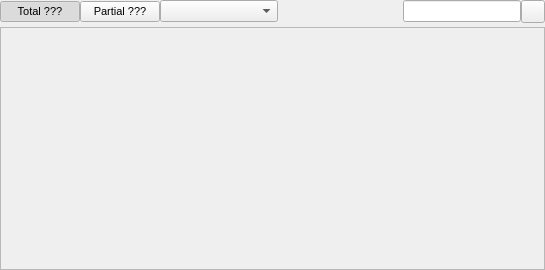
<?xml version="1.0" encoding="UTF-8"?>
<ui version="4.0">
 <class>AccumulateModuleWidget</class>
 <widget class="QWidget" name="AccumulateModuleWidget">
  <property name="geometry">
   <rect>
    <x>0</x>
    <y>0</y>
    <width>545</width>
    <height>270</height>
   </rect>
  </property>
  <property name="sizePolicy">
   <sizepolicy hsizetype="Expanding" vsizetype="Expanding">
    <horstretch>0</horstretch>
    <verstretch>0</verstretch>
   </sizepolicy>
  </property>
  <property name="font">
   <font>
    <pointsize>8</pointsize>
   </font>
  </property>
  <property name="windowTitle">
   <string>Accumulate Controls</string>
  </property>
  <layout class="QVBoxLayout" name="verticalLayout">
   <property name="spacing">
    <number>4</number>
   </property>
   <property name="leftMargin">
    <number>0</number>
   </property>
   <property name="topMargin">
    <number>0</number>
   </property>
   <property name="rightMargin">
    <number>0</number>
   </property>
   <property name="bottomMargin">
    <number>0</number>
   </property>
   <item>
    <layout class="QHBoxLayout" name="horizontalLayout_2">
     <property name="spacing">
      <number>0</number>
     </property>
     <item>
      <widget class="QPushButton" name="TotalButton">
       <property name="toolTip">
        <string>Show the total F(Q) formed from the partial S(Q)</string>
       </property>
       <property name="text">
        <string>Total ???</string>
       </property>
       <property name="checkable">
        <bool>true</bool>
       </property>
       <property name="checked">
        <bool>true</bool>
       </property>
       <property name="autoExclusive">
        <bool>true</bool>
       </property>
      </widget>
     </item>
     <item>
      <widget class="QPushButton" name="PartialsButton">
       <property name="toolTip">
        <string>Show the partial S(Q) from Fourier transform of the target partial g(r)</string>
       </property>
       <property name="text">
        <string>Partial ???</string>
       </property>
       <property name="checkable">
        <bool>true</bool>
       </property>
       <property name="checked">
        <bool>false</bool>
       </property>
       <property name="autoExclusive">
        <bool>true</bool>
       </property>
      </widget>
     </item>
     <item>
      <widget class="QComboBox" name="ModuleTargetCombo">
       <property name="sizePolicy">
        <sizepolicy hsizetype="Expanding" vsizetype="Fixed">
         <horstretch>0</horstretch>
         <verstretch>0</verstretch>
        </sizepolicy>
       </property>
      </widget>
     </item>
     <item>
      <spacer name="horizontalSpacer_2">
       <property name="orientation">
        <enum>Qt::Horizontal</enum>
       </property>
       <property name="sizeHint" stdset="0">
        <size>
         <width>40</width>
         <height>20</height>
        </size>
       </property>
      </spacer>
     </item>
     <item>
      <widget class="QLabel" name="FilterIcon">
       <property name="sizePolicy">
        <sizepolicy hsizetype="Minimum" vsizetype="Minimum">
         <horstretch>0</horstretch>
         <verstretch>0</verstretch>
        </sizepolicy>
       </property>
       <property name="maximumSize">
        <size>
         <width>16</width>
         <height>16</height>
        </size>
       </property>
       <property name="text">
        <string/>
       </property>
       <property name="pixmap">
        <pixmap resource="../../../gui/main.qrc">:/general/icons/filter.svg</pixmap>
       </property>
       <property name="scaledContents">
        <bool>true</bool>
       </property>
      </widget>
     </item>
     <item>
      <widget class="QLineEdit" name="FilterEdit">
       <property name="toolTip">
        <string>Filter displayed partials by text / atomtype</string>
       </property>
      </widget>
     </item>
     <item>
      <widget class="QToolButton" name="ClearFilterButton">
       <property name="toolTip">
        <string>Clear partial filter</string>
       </property>
       <property name="text">
        <string/>
       </property>
       <property name="icon">
        <iconset resource="../../../gui/main.qrc">
         <normaloff>:/general/icons/cross.svg</normaloff>:/general/icons/cross.svg</iconset>
       </property>
      </widget>
     </item>
    </layout>
   </item>
   <item>
    <widget class="QFrame" name="PlotFrame">
     <property name="sizePolicy">
      <sizepolicy hsizetype="Expanding" vsizetype="Expanding">
       <horstretch>0</horstretch>
       <verstretch>0</verstretch>
      </sizepolicy>
     </property>
     <property name="acceptDrops">
      <bool>true</bool>
     </property>
     <property name="frameShape">
      <enum>QFrame::StyledPanel</enum>
     </property>
     <property name="frameShadow">
      <enum>QFrame::Sunken</enum>
     </property>
     <layout class="QHBoxLayout" name="horizontalLayout_7">
      <property name="spacing">
       <number>0</number>
      </property>
      <property name="leftMargin">
       <number>0</number>
      </property>
      <property name="topMargin">
       <number>0</number>
      </property>
      <property name="rightMargin">
       <number>0</number>
      </property>
      <property name="bottomMargin">
       <number>0</number>
      </property>
      <item>
       <widget class="DataWidget" name="PlotWidget" native="true"/>
      </item>
     </layout>
    </widget>
   </item>
  </layout>
 </widget>
 <customwidgets>
  <customwidget>
   <class>DataWidget</class>
   <extends>QWidget</extends>
   <header>gui/dataWidget.h</header>
   <container>1</container>
  </customwidget>
 </customwidgets>
 <resources>
  <include location="../../../gui/main.qrc"/>
 </resources>
 <connections/>
</ui>
